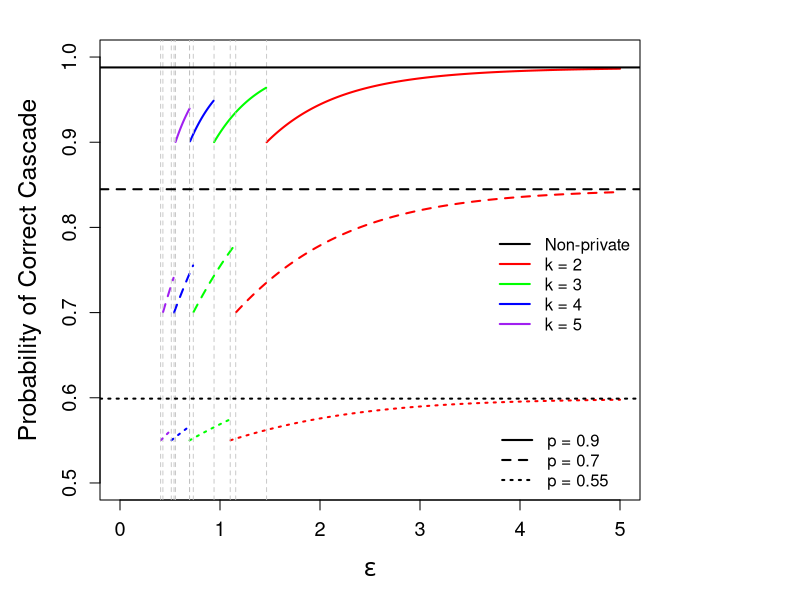

This chart was generated by the following R code:
#Figure 1 Probability of correct cascade vs. privacy budget

# Load the viridis package for better color contrast
# Load necessary library
library(viridis)
library(ggplot2)
library(gridExtra)
library(cowplot)

# Set up plot parameters with extra margin space on the right
par(mfrow = c(1, 1), mar = c(5, 5, 2, 8))  # Extend right margin for legends

# Define function to calculate w_k and epsilon_k
calculate_w_k <- function(k, alpha) {
  (1 - alpha ^ ((k - 2) / (k - 1))) / 
    (1 - alpha ^ ((k - 2) / (k - 1)) + alpha ^ (-1 / (k - 1)) - alpha)
}

calculate_epsilon_k <- function(w_k) {
  log((1 - w_k) / w_k)
}

# Function for probability of right cascade based on rho and epsilon
probability_right_cascade <- function(epsilon, k, p) {
  u <- 1 / (1 + exp(epsilon))
  u_tilde <- u * (1 - p) + p * (1 - u)
  rho <- (1 - u_tilde) / u_tilde
  (rho ^ k - 1) / (rho ^ (2 * k) - 1)
}

# Function to compute non-private probability
non_private_probability <- function(p) {
  p^2 / (2 * p^2 - 2 * p + 1)
}





# Set parameters
p_values <- c(0.90, 0.70, 0.55)
# Different p values
epsilon_values <- seq(0, 5, length.out = 1000)  # Epsilon range
k_values <- 2:5  # Range of k values
colors <- c("red", "green", "blue", "purple")  # Colors for different k values
line_types <- c("solid", "dashed", "dotted") # Different line styles for different p values

# Set up the plot
plot(NULL, xlim = range(epsilon_values), ylim = c(0.5, 1), type = "n",
     xlab = expression(epsilon), ylab = "Probability of Correct Cascade",
     cex.lab = 1.5, cex.axis = 1.2)

# Loop over different p values with different line styles
for (j in seq_along(p_values)) {
  p <- p_values[j]
  alpha <- (1 - p) / p  # Compute alpha
  
  for (i in seq_along(k_values)) {
    k <- k_values[i]
    
    # Compute thresholds
    w_k <- calculate_w_k(k, alpha)
    epsilon_k <- calculate_epsilon_k(w_k)
    
    w_k_plus_1 <- calculate_w_k(k + 1, alpha)
    epsilon_k_plus_1 <- calculate_epsilon_k(w_k_plus_1)
    
    # Filter epsilon values in the range (epsilon_k+1, epsilon_k]
    epsilon_range <- epsilon_values[epsilon_values <= epsilon_k & epsilon_values > epsilon_k_plus_1]
    prob_right_cascade <- sapply(epsilon_range, function(eps) probability_right_cascade(eps, k, p))
    
    # Plot with different line styles for different p values
    lines(epsilon_range, prob_right_cascade, col = colors[i], lwd = 2, lty = line_types[j])
    
    # Add vertical dashed lines at segment boundaries
    abline(v = epsilon_k_plus_1, col = "gray", lty = "dashed", lwd = 0.8)
  }
}

# Add non-private case horizontal lines (matching line styles of corresponding p-values)
non_private_probs <- sapply(p_values, non_private_probability)

for (j in seq_along(p_values)) {
  abline(h = non_private_probs[j], col = "black", lty = line_types[j], lwd = 2)
}

# Add legends **outside the plot**
par(xpd = TRUE)  # Allow plotting outside the normal plot region

# Legend for Non-private and k values (Non-private first)
legend("topright", inset = c(0.005, 0.4), 
       legend = c("Non-private", paste("k =", k_values)), 
       col = c("black", colors), 
       lwd = 2, 
       lty = c("solid", rep("solid", length(k_values))), 
       bty = "n")


# Legend for p values (placed outside)
legend("bottomright", inset = c(0.045, 0), 
       legend = paste("p =", p_values),
       col = "black", lwd = 2, lty = line_types, bty = "n")


# Reset xpd to default
par(xpd = FALSE)
